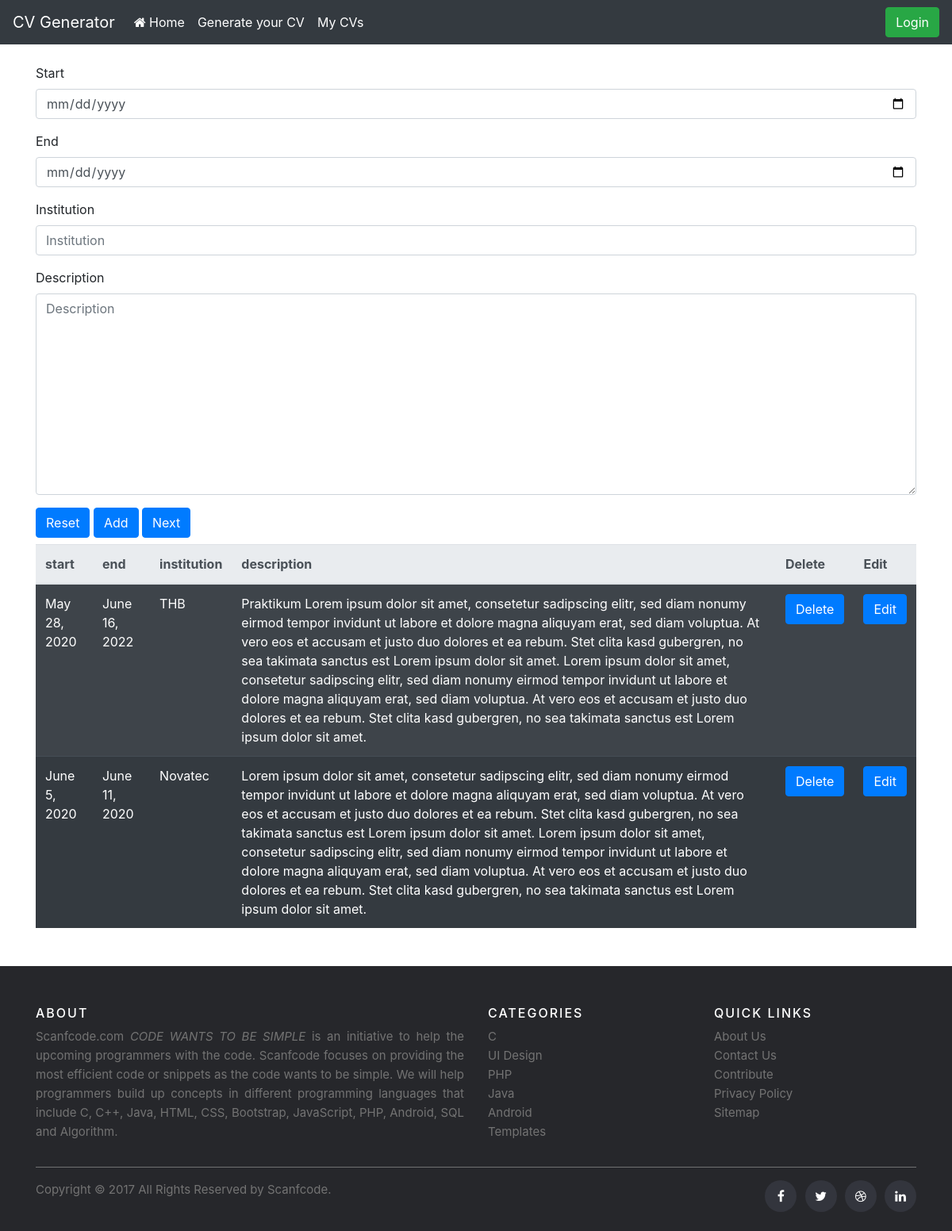
The page /experience_view/1/ on the database its author committed.
### cvsite/models.py (models this page shows)
class Experience(models.Model):
    start = models.DateField()
    end = models.DateField()
    institution = models.CharField(max_length=100)
    description = models.TextField(blank=True)
    data = models.ForeignKey(Data, on_delete=models.CASCADE)

### cvsite/views.py (the view, shortened to what this page needs)
# urls.py: path('experience_view/<data>/', experience_view, name='experience'),
def experience_view(request, data=None):
    myexperience = Experience.objects.all().filter(data=data)
    if 'next' in request.POST:
        return redirect('education', data=data)
    else:
        form = ExperienceForm()
    return render(request, 'form_experience.html', {'form': form, 'myexp': myexperience, })

### cvsite/forms.py
class ExperienceForm(forms.ModelForm):
    class Meta:
        model = Experience
        fields = '__all__'
        widgets = {'start': DateInput(), 'end': DateInput()}
        exclude = ['data']

### templates/form_experience.html (shortened to what this page needs)
{% extends 'base.html' %}
{% load bootstrap4 %}
{% block content %}
    <form action="" method="post">
        {% bootstrap_form form %}
        <button type="reset" class="btn btn-primary mb-2">Reset</button>
        <button type="submit" class="btn btn-primary mb-2" name="add">Add</button>
        <a href="{% url 'next_exp' %}" class="btn btn-primary mb-2">Next</a>
    </form>
    <table class="table table-striped table-dark">
        <thead class="thead-light">
        <tr>
            <th>start</th>
            <th>end</th>
            <th>institution</th>
            <th>description</th>
            <th>Delete</th>
            <th>Edit</th>
        </tr>
        </thead>{% for element in myexp %}
        <tr>
            <td>{{ element.start }}</td>
            <td>{{ element.end }}</td>
            <td>{{ element.institution }}</td>
            <td>{{ element.description }}</td>
            <td><a name="css" href="{% url 'experience_del' data=element.data_id pk=element.id %}"
                   class="btn btn-primary btn-xs">Delete</a></td>
            <td><a name="css" href="{% url 'experience_edit' data=element.data_id pk=element.id %}"
                   class="btn btn-primary btn-xs">Edit</a></td>
        </tr>
    {% endfor %}
    </table>
{% endblock %}

### rows shown on the page
Experience: start "May 28, 2020", end "June 16, 2022", institution "THB", description "Praktikum Lorem ipsum dolor sit amet, consetetur sadipscing elitr, sed diam nonumy eirmod tempor invidunt ut labore et dolore magna aliquyam erat, sed diam voluptua. At vero eos et accusam et justo duo dolores et ea rebum. Stet clita kasd gubergren, no sea takimata sanctus est Lorem ipsum dolor sit amet. Lorem ipsum dolor sit amet, consetetur sadipscing elitr, sed diam nonumy eirmod tempor invidunt ut labore et dolore magna aliquyam erat, sed diam voluptua. At vero eos et accusam et justo duo dolores et ea rebum. Stet clita kasd gubergren, no sea takimata sanctus est Lorem ipsum dolor sit amet."
Experience: start "June 5, 2020", end "June 11, 2020", institution "Novatec", description "Lorem ipsum dolor sit amet, consetetur sadipscing elitr, sed diam nonumy eirmod tempor invidunt ut labore et dolore magna aliquyam erat, sed diam voluptua. At vero eos et accusam et justo duo dolores et ea rebum. Stet clita kasd gubergren, no sea takimata sanctus est Lorem ipsum dolor sit amet. Lorem ipsum dolor sit amet, consetetur sadipscing elitr, sed diam nonumy eirmod tempor invidunt ut labore et dolore magna aliquyam erat, sed diam voluptua. At vero eos et accusam et justo duo dolores et ea rebum. Stet clita kasd gubergren, no sea takimata sanctus est Lorem ipsum dolor sit amet."
